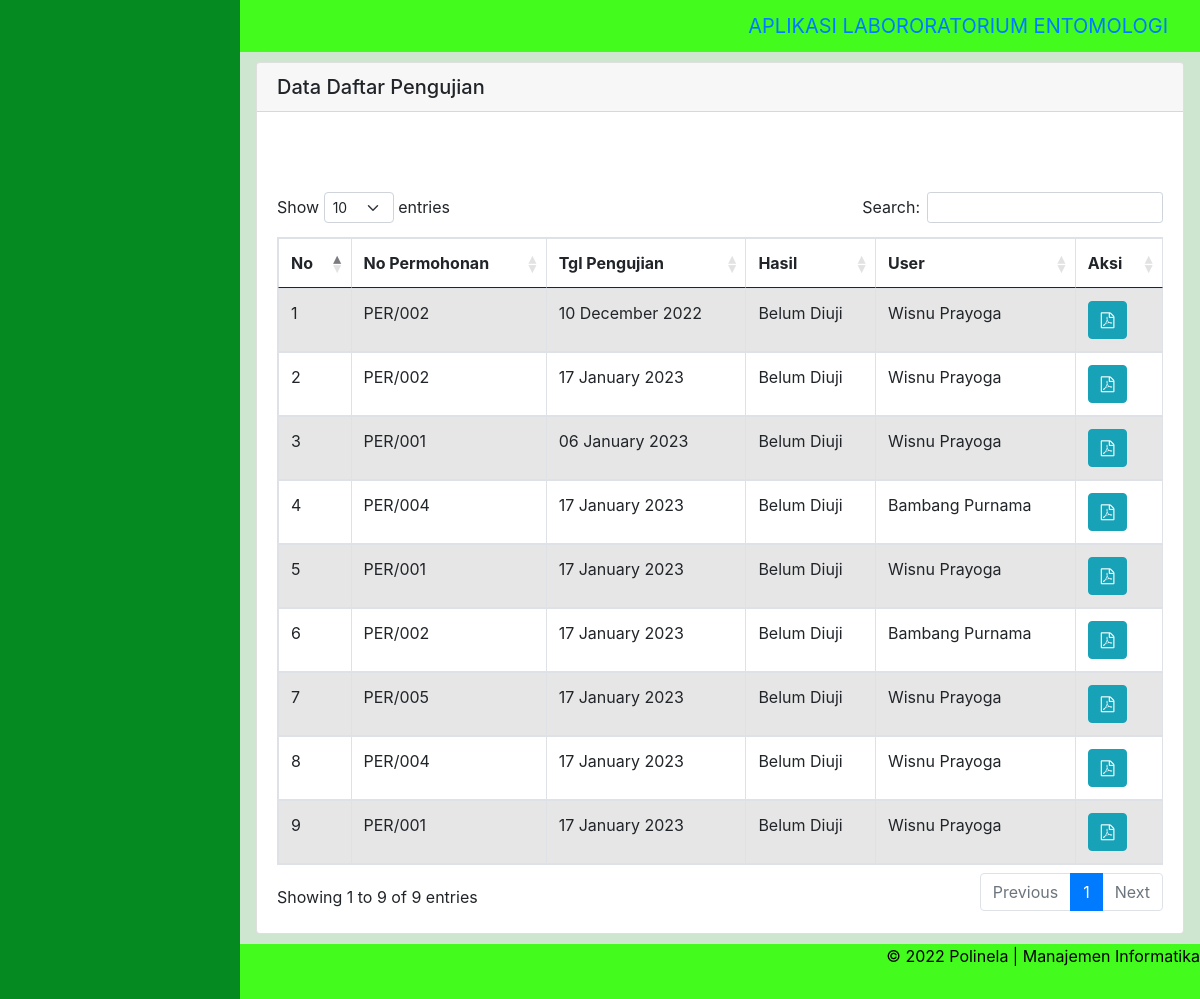
The page /index.php/pengujian/daftarUjiAll on the database its author committed.
### tables this page shows
CREATE TABLE `pengujian` (
  `id_pengujian` int(11) NOT NULL,
  `id_permohonan` int(11) NOT NULL,
  `tgl_pengujian` date NOT NULL,
  `hasil` varchar(50) NOT NULL,
  `id_user` int(11) NOT NULL
);

CREATE TABLE `permohonan` (
  `id_permohonan` int(11) NOT NULL,
  `no_permohonan` varchar(50) NOT NULL,
  `tgl_permohonan` date NOT NULL,
  `id_sampel` int(11) NOT NULL,
  `jumlah` int(11) NOT NULL,
  `berat` int(11) NOT NULL,
  `id_asal` int(11) NOT NULL,
  `id_tujuan` int(11) NOT NULL,
  `id_metode` int(11) NOT NULL,
  `id_user` int(11) NOT NULL
);

CREATE TABLE `user` (
  `id_user` int(11) NOT NULL,
  `nama` varchar(50) NOT NULL,
  `username` varchar(50) NOT NULL,
  `password` varchar(50) NOT NULL,
  `level` varchar(50) NOT NULL
);

### application/controllers/Pengujian.php (called while the page is built, shortened)
<?php
class pengujian extends CI_Controller {
	public function __construct()
	{
		$this->load->model('M_Pengujian');
		$this->load->model('M_Status');
		$this->load->model('M_Permohonan');
		$this->load->model('M_User');
		$this->load->model('M_Kaji_Ulang');
		$this->load->model('M_Respon');
	}
	public function daftarUjiAll()
	{
		$queryDaftarpengujian = $this->M_Pengujian->daftarUjiAll();
		$queryAllPermohonan = $this->M_Permohonan->getDataPermohonan();
		$queryAllUser = $this->M_User->getDataUser();
		$Data = array(	'queryDaftarUji'=> $queryDaftarpengujian,
						'queryAllPmh'=> $queryAllPermohonan,
						'queryAllUsr'=> $queryAllUser
						);
		$this->load->view('v_daftarUjiAll',$Data);
	}
}

### index.php (called while the page is built, shortened)
<?php
require_once BASEPATH.'core/CodeIgniter.php';

### application/models/M_Permohonan.php (called while the page is built, shortened)
<?php
class M_Permohonan extends CI_Model {
	function getDataPermohonan(){
		$query = $this->db->get('permohonan');
		return $query->result();
	}
}

### application/models/M_Pengujian.php (called while the page is built, shortened)
<?php
class M_Pengujian extends CI_Model
{
	public function daftarUjiAll()
	{
		$query = $this->db->query("SELECT * FROM pengujian WHERE hasil='Belum Diuji'");
		return $query->result();
	}
}

### application/models/M_User.php (called while the page is built, shortened)
<?php
class M_User extends CI_Model {
	function getDataUser(){
		$query = $this->db->get('user');
		return $query->result();
	}
}

### application/views/v_daftarUjiAll.php (the view, shortened to what this page needs)
<!DOCTYPE html>
<html lang="en">
<head>
</head>
<body>
	<div class="wrapper-konten">
		<div class="card">
			<h5 class="card-header">Data Daftar Pengujian</h5>
			<div class="card-body">
				<h5 class="card-title"></h5>
				<br>
				<br>
				<table id="example" class="table table-striped table-bordered" cellspacing="0" width="100%">
					<thead>
						<tr>
							<th class="th-sm">No</td>
							<th class="th-sm">No Permohonan</td>
							<th class="th-sm">Tgl Pengujian</td>
							<th class="th-sm">Hasil</td>
							<th class="th-sm">User</td>
							<th class="th-sm">Aksi</td>
						</tr>
					</thead>
					<tbody>
						<?php
						$count = 0;
						foreach ($queryDaftarUji as $row) {
							$count = $count + 1;
						?>
							<tr>
								<td><?php echo $count ?></td>
								<?php
								foreach ($queryAllPmh as $row1) {
									if ($row1->id_permohonan == $row->id_permohonan) {
								?>
										<td><?php echo $row1->no_permohonan ?></td>
								<?php }
								}   ?>
								<td><?php echo date('d F Y', strtotime($row->tgl_pengujian)) ?></td>
								<td><?php echo $row->hasil ?></td>
								<?php
								foreach ($queryAllUsr as $row5) {
									if ($row5->id_user == $row->id_user) {
								?>
										<td><?php echo $row5->nama ?></td>
								<?php }
								} ?>
								<td>
									<a href="<?php echo base_url('laporan_pdf/lihat_surat') ?>/<?php echo $row->id_pengujian ?>"> <button type="button" class="btn btn-info"><i class="fa fa-file-pdf-o" aria-hidden="true"></i></button></a>
								</td>
							</tr>
						<?php } ?>
					</tbody>
				</table>
			</div>
		</div>
	</div>
</body>
</html>

### assets/css/style-kontens.css (style rules this page uses)
.wrapper-konten { margin-left: 20%; padding: 10px 16px; min-height: 33rem; background-color: #cee5d0; }

### rows shown on the page
pengujian: tgl_pengujian "10 December 2022", hasil "Belum Diuji"
permohonan: no_permohonan "PER/002"
user: nama "Wisnu Prayoga"
pengujian: tgl_pengujian "17 January 2023", hasil "Belum Diuji"
pengujian: tgl_pengujian "06 January 2023", hasil "Belum Diuji"
permohonan: no_permohonan "PER/001"
pengujian: tgl_pengujian "17 January 2023", hasil "Belum Diuji"
permohonan: no_permohonan "PER/004"
user: nama "Bambang Purnama"
pengujian: tgl_pengujian "17 January 2023", hasil "Belum Diuji"
pengujian: tgl_pengujian "17 January 2023", hasil "Belum Diuji"
pengujian: tgl_pengujian "17 January 2023", hasil "Belum Diuji"
permohonan: no_permohonan "PER/005"
pengujian: tgl_pengujian "17 January 2023", hasil "Belum Diuji"
pengujian: tgl_pengujian "17 January 2023", hasil "Belum Diuji"
